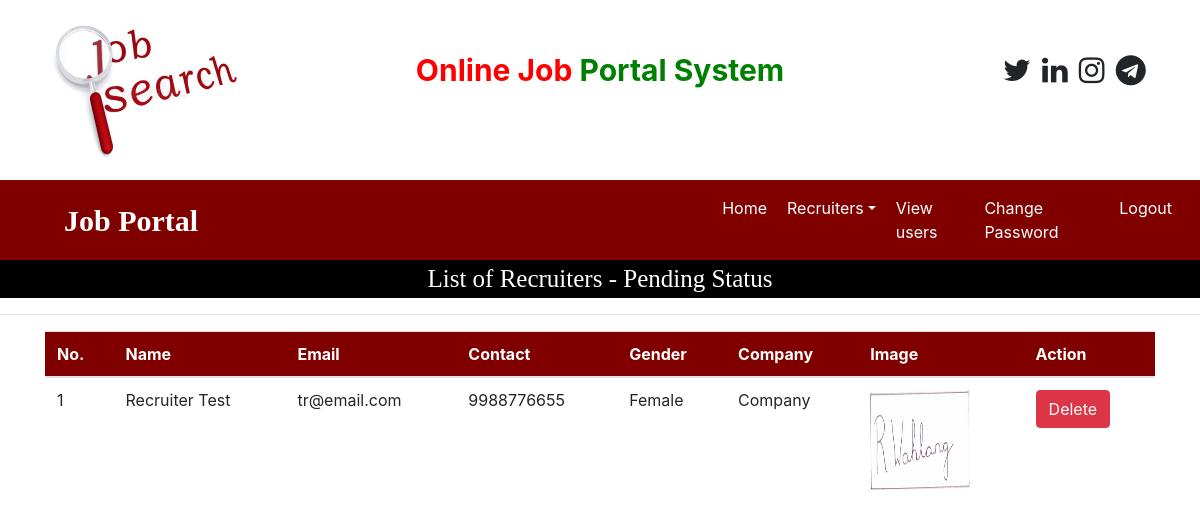
Page /recruiter_pending (signed in) on the earlier database version.
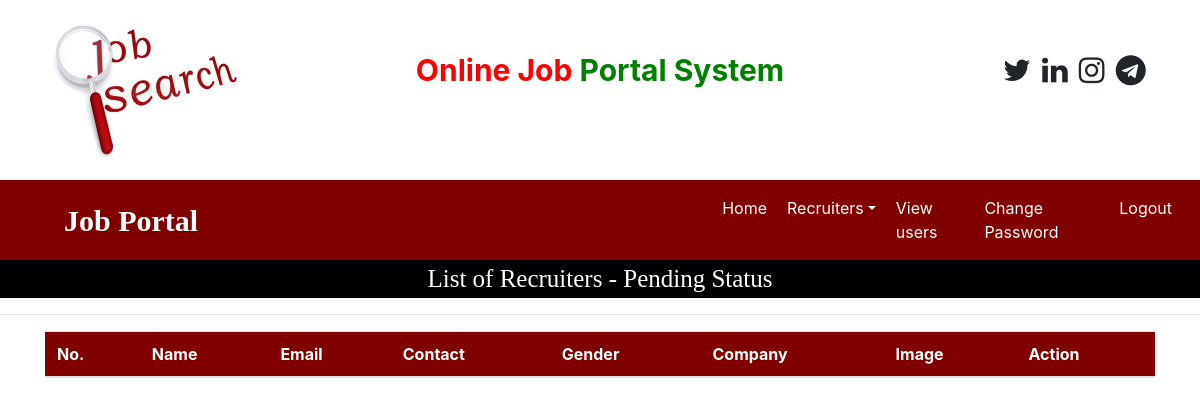
Same page on the later database version.
### job/models.py (models this page shows, shortened)
class Recruiter(models.Model):
    user = models.ForeignKey(User, on_delete=models.CASCADE)
    mobile = models.CharField(max_length=15, null=True)
    image = models.FileField(null=True)
    gender = models.CharField(max_length=10, null=True)
    company = models.CharField(max_length=50, null=True)
    type = models.CharField(max_length=15, null=True)
    status = models.CharField(max_length=20, null=True)

### job/views.py (the view)
# urls.py: path('recruiter_pending', recruiter_pending, name="recruiter_pending"),
def recruiter_pending(request):
    if not request.user.is_authenticated:
        return redirect('admin_login')
    data = Recruiter.objects.filter(status='pending')
    d = {'data': data}
    return render(request, 'recruiter_pending.html', d)

### job/templates/recruiter_pending.html
{% load static %}
{% block body %}
{% include 'admin_navigations.html' %}
<div style="font-family:'Monotype Corsiva'; font-size:25px; color: white; background-color: black; text-align: center">
    List of Recruiters - Pending Status
</div>
<hr>
<div class="container">
<table class="table table-hover" id="example">
    <thead>
    <tr style="background-color: maroon; color: white">
        <th>No.</th>
        <th>Name</th>
        <th>Email</th>
        <th>Contact</th>
        <th>Gender</th>
        <th>Company</th>
        <th>Image</th>
        <th>Action</th>
    </tr>
    </thead>
    <tbody>
    {% for i in data %}
    <tr>
        <td>{{forloop.counter}}</td>
        <td>{{i.user.first_name}} {{i.user.last_name}}</td>
        <td>{{i.user.username}}</td>
        <td>{{i.mobile}}</td>
        <td>{{i.gender}}</td>
        <td>{{i.company}}</td>
        <td><img src="{{i.image.url}}" style="width: 100px; height: 100px;"></td>
        <td><a href="{% url 'delete_user' i.id %}" class="btn btn-danger" onclick="return confirm('Delete user?')">Delete</a></td>
    </tr>
    {% endfor %}
    </tbody>
</table>
</div>
{% endblock %}

Differences in the rows shown:
no longer on this page (row edited): Recruiter: user.first_name "Recruiter", user.last_name "Test", user.username "tr@email.com", mobile "9988776655", gender "Female", company "Company", image (picture)
